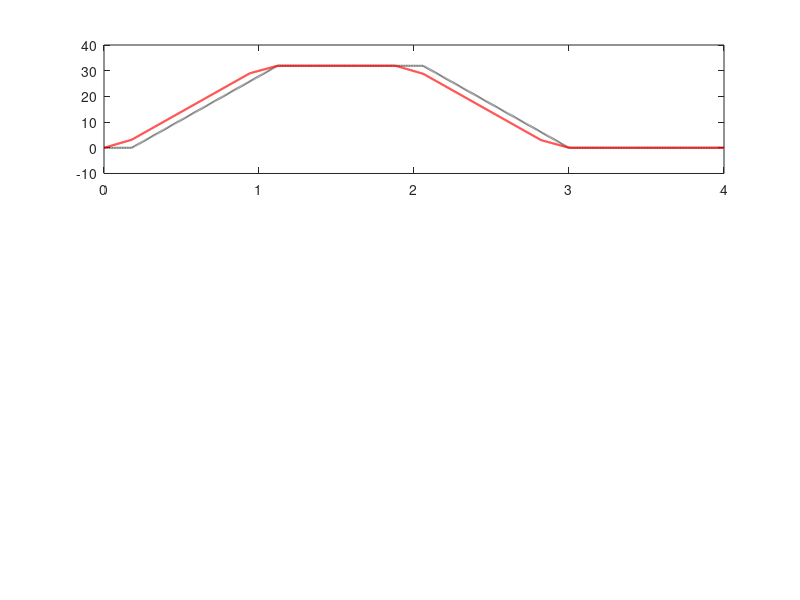

Here is the MATLAB script that generated this plot: (Note: this script raises an error after producing the figure.)
%% ZV Input Shaper: Fully Time-Synced (Aligned Ends at 3.0s)
clear; clc; close all;

% --- 1. ข้อมูลทางกายภาพ ---
m_g = 165; L_mm = 99; r_com_mm = 28.81; Izz_g_mm2 = 151977.27;
m = m_g/1000; L = L_mm/1000; r_com = r_com_mm/1000; Izz = Izz_g_mm2/10^9;
r_arm = 0.5; theta_total = 2*pi; zeta = 0.02; g = 9.81;

% เกณฑ์ Tolerance: 0.975 mm @ 0.5 m (0.1117 องศา)
phi_limit_deg = rad2deg(0.975 / (r_arm * 1000)); 

% Dynamics
wn = sqrt((m * g * r_com) / Izz);
wd = wn * sqrt(1 - zeta^2); 
K = exp(-zeta * pi / sqrt(1 - zeta^2)); 

% --- 2. ZV Shaper Logic ---
T_delay = pi / wd; 
A1 = 1 / (1 + K); A2 = K / (1 + K);

% ตั้งเป้าหมาย: ทั้งสองระบบต้องหยุดนิ่งสมบูรณ์ที่ 3.0 วินาที
Tw_limit = 3.0; 
Tw_move_actual = Tw_limit - T_delay; % เวลาที่ใช้ในการเคลื่อนที่จริง

% แบ่งช่วงเวลา (ta, tc, td)
ta = Tw_move_actual / 3; tc = ta; td = ta; 
alpha_max = theta_total / (ta * (ta + tc));

% --- 3. Simulation Setup ---
dt = 0.001;
t = 0:dt:Tw_limit + 1.0; 
N = length(t);

% สร้าง Raw Command (เลื่อนจุดเริ่มเพื่อให้จบที่ 3.0s พร้อมกับ Shaped)
cmd_raw = zeros(size(t));
idx_start_offset = round(T_delay / dt); % เลื่อนจุดเริ่มของเส้นประ
for i = 1:N
    t_shifted = t(i) - T_delay; % อ้างอิงฐานเวลาเดียวกัน
    if t_shifted >= 0 && t_shifted <= ta
        cmd_raw(i) = alpha_max;
    elseif t_shifted > ta && t_shifted <= (ta + tc)
        cmd_raw(i) = 0;
    elseif t_shifted > (ta + tc) && t_shifted <= Tw_move_actual
        cmd_raw(i) = -alpha_max;
    end
end

% สร้าง ZV Shaped Command (เริ่มต้นที่ t=0 และจบที่ t=3.0)
% โดยนำคำสั่งพื้นฐาน (ที่เริ่มที่ t=0) มาผ่านกระบวนการ Shaping
cmd_base = zeros(size(t));
for i = 1:N
    if t(i) <= ta
        cmd_base(i) = alpha_max;
    elseif t(i) > ta && t(i) <= (ta + tc)
        cmd_base(i) = 0;
    elseif t(i) > (ta + tc) && t(i) <= Tw_move_actual
        cmd_base(i) = -alpha_max;
    end
end

idx_d = round(T_delay / dt);
cmd_shaped = A1 * cmd_base;
shifted_part = [zeros(1, idx_d), cmd_base(1:end-idx_d)];
cmd_shaped = cmd_shaped + A2 * shifted_part;

% --- 4. Simulation & RPM ---
omega_raw = cumtrapz(t, cmd_raw);
omega_shaped = cumtrapz(t, cmd_shaped);
rpm_raw = omega_raw * (60 / (2 * pi));
rpm_shaped = omega_shaped * (60 / (2 * pi));

sys = tf([-(m * r_arm * r_com)], [Izz, 2*zeta*wn*Izz, (m*g*r_com)]);
[phi_raw, ~] = lsim(sys, cmd_raw, t);
[phi_shaped, ~] = lsim(sys, cmd_shaped, t);

% --- 5. Visualization ---
figure('Color', 'w', 'Position', [100 100 1000 850]);

subplot(3,1,1); % Velocity Sync
plot(t, rpm_raw, 'k:', 'LineWidth', 1.5); hold on;
plot(t, rpm_shaped, 'r', 'LineWidth', 1.5);
xline(Tw_limit, 'r--', '3.0s Stop Point');
grid on; ylabel('Arm Velocity (RPM)'); title('Fully Synced Velocity Profile');
legend('Standard (Shifted Start)', 'ZV Shaped');

subplot(3,1,2); % Accel Sync
plot(t, cmd_raw, 'k:', 'LineWidth', 1.5); hold on;
plot(t, cmd_shaped, 'r', 'LineWidth', 1.5);
xline(Tw_limit, 'r--', '3.0s End');
grid on; ylabel('Accel (rad/s^2)'); title('Acceleration Sync: Both end at 3.0s');

subplot(3,1,3); % Response Sync
plot(t, rad2deg(phi_raw), 'k:', 'LineWidth', 1); hold on;
plot(t, rad2deg(phi_shaped), 'b', 'LineWidth', 2);
patch([0 t(end) t(end) 0], [-phi_limit_deg -phi_limit_deg phi_limit_deg phi_limit_deg], [0.8 1 0.8], 'FaceAlpha', 0.5, 'EdgeColor', 'none');
xline(Tw_limit, 'r--', 'LineWidth', 2);
grid on; ylabel('Rod Swing (Deg)'); xlabel('Time (s)');
title('Residual Vibration Sync'); xlim([0 4.0]);
legend('Raw Oscillation', 'Shaped Oscillation', 'Tolerance Zone');

% Check Results
idx_3s = find(t >= 3.0, 1);
fprintf('Error at 3.0s (Raw):    %.4f deg\n', abs(rad2deg(phi_raw(idx_3s))));
fprintf('Error at 3.0s (Shaped): %.4f deg\n', abs(rad2deg(phi_shaped(idx_3s))));
